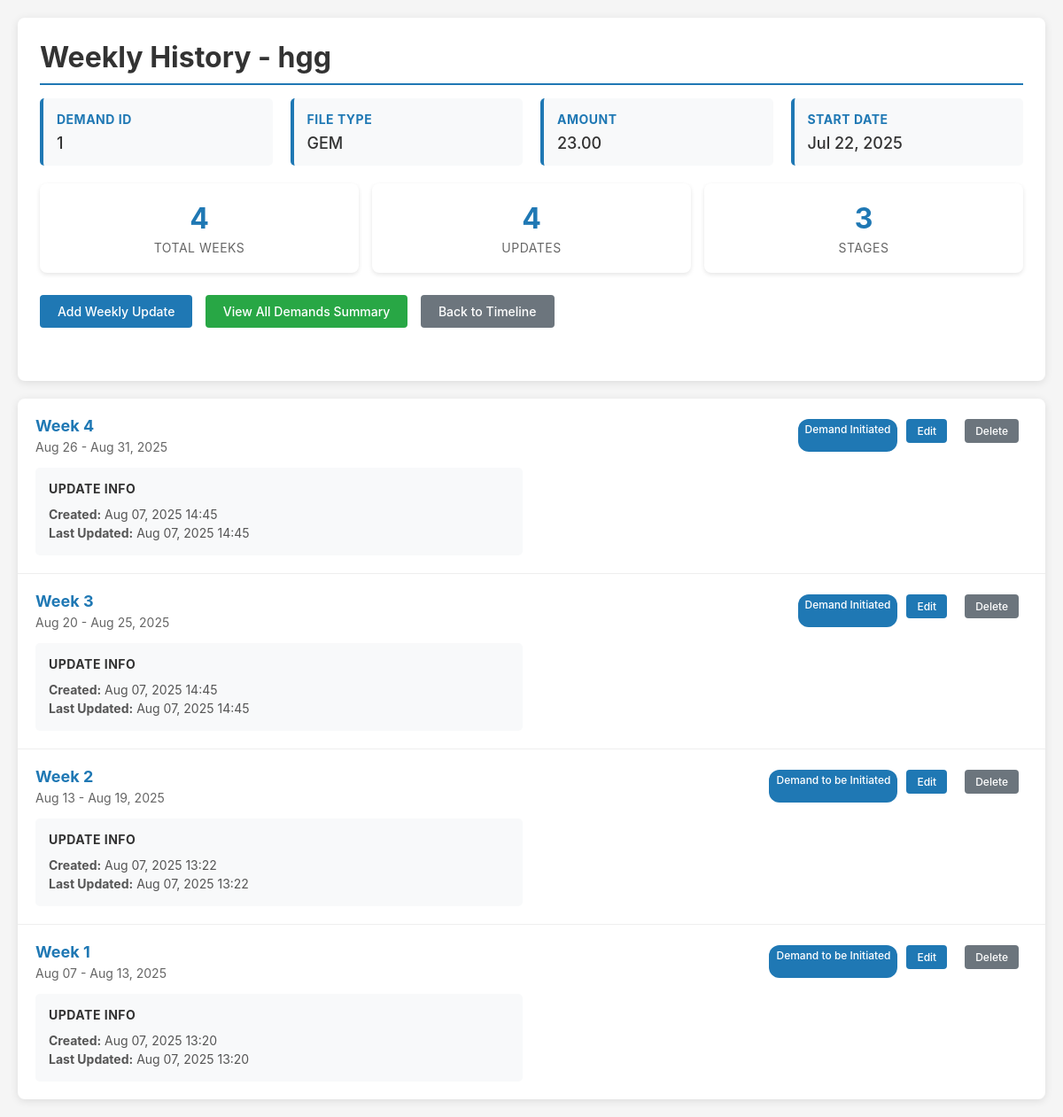
/demand/47/weekly/history/, run on the app's committed database.
### trackerapp/models.py (models this page shows, shortened)
class Demand(models.Model):
    name = models.CharField(max_length=200)
    created_at = models.DateTimeField(auto_now_add=True)
    demand_ID = models.CharField(max_length=100, null=True, blank=True)
    file_type = models.CharField(max_length=100, null=True, blank=True)
    file_subtype = models.CharField(max_length=100, null=True, blank=True)
    file_detail = models.CharField(max_length=100, null=True, blank=True)
    demand_amount = models.DecimalField(max_digits=15, decimal_places=2, null=True, blank=True)
    io_name = models.CharField(max_length=200, null=True, blank=True)
    start_date = models.DateField(null=True, blank=True)
    duration_months = models.IntegerField(null=True, blank=True)
    weekly_start_date = models.DateField(null=True, blank=True)
    weekly_end_date = models.DateField(null=True, blank=True)
    selected_stages = models.JSONField(default=list, blank=True)  # Store list of selected stage names

class WeeklyUpdate(models.Model):
    demand = models.ForeignKey(Demand, on_delete=models.CASCADE, related_name='weekly_updates')
    week_number = models.IntegerField()
    week_start_date = models.DateField()
    week_end_date = models.DateField()
    current_stage = models.CharField(max_length=50, choices=Stage.choices, null=True, blank=True)
    progress_percentage = models.IntegerField(default=0)
    challenges = models.TextField(blank=True, null=True)
    achievements = models.TextField(blank=True, null=True)
    next_week_plan = models.TextField(blank=True, null=True)
    created_at = models.DateTimeField(auto_now_add=True)
    updated_at = models.DateTimeField(auto_now=True)
    class Meta:
        unique_together = ('demand', 'week_number')
        ordering = ['-week_number']

### trackerapp/views.py (the view)
# urls.py: path('demand/<int:demand_id>/weekly/history/', views.weekly_history, name='weekly_history'),
def weekly_history(request, demand_id):
    demand = get_object_or_404(Demand, id=demand_id)
    weekly_updates = WeeklyUpdate.objects.filter(demand=demand).order_by('-week_number')
    total_weeks = weekly_updates.count()
    stage_progression = []
    for update in weekly_updates.order_by('week_number'):
        if update.current_stage:
            stage_progression.append({
                'week': update.week_number,
                'stage': update.current_stage,
                'date': update.week_start_date
            })
    return render(request, 'trackerapp/weekly_history.html', {
        'demand': demand,
        'weekly_updates': weekly_updates,
        'total_weeks': total_weeks,
        'stage_progression': stage_progression
    })

### trackerapp/templates/trackerapp/weekly_history.html (shortened to what this page needs)
<!DOCTYPE html>
<html lang="en">
<head>
</head>
<body>
    <div class="container">
        <div class="header">
            <h1>Weekly History - {{ demand.name }}</h1>
            <div class="demand-info">
                <div class="info-card">
                    <h4>Demand ID</h4>
                    <p>{{ demand.demand_ID|default:"Not specified" }}</p>
                </div>
                <div class="info-card">
                    <h4>File Type</h4>
                    <p>{{ demand.file_type|default:"Not specified" }}</p>
                </div>
                <div class="info-card">
                    <h4>Amount</h4>
                    <p>{{ demand.demand_amount|default:"Not specified" }}</p>
                </div>
                <div class="info-card">
                    <h4>Start Date</h4>
                    <p>{{ demand.start_date|date:"M d, Y"|default:"Not specified" }}</p>
                </div>
            </div>
            <div class="summary-stats">
                <div class="stat-card">
                    <div class="stat-number">{{ total_weeks }}</div>
                    <div class="stat-label">Total Weeks</div>
                </div>
                <div class="stat-card">
                    <div class="stat-number">{{ weekly_updates.count }}</div>
                    <div class="stat-label">Updates</div>
                </div>
                <div class="stat-card">
                    <div class="stat-number">{{ demand.stages.count }}</div>
                    <div class="stat-label">Stages</div>
                </div>
            </div>
            <div class="actions">
                <a href="{% url 'add_weekly_update' demand_id=demand.id %}" class="btn btn-primary">Add Weekly
                    Update</a>
                <a href="{% url 'weekly_summary' %}" class="btn btn-success">View All Demands Summary</a>
                <a href="{% url 'demand_list' %}" class="btn btn-secondary">Back to Timeline</a>
            </div>
        </div>
        <div class="weekly-updates">
            {% if weekly_updates %}
            {% for update in weekly_updates %}
            <div class="update-card">
                <div class="update-header">
                    <div class="week-info">
                        <div class="week-number">Week {{ update.week_number }}</div>
                        <div class="week-dates">{{ update.week_start_date|date:"M d" }} - {{ update.week_end_date|date:"M d, Y" }}</div>
                    </div>
                    <div class="update-actions">
                        {% if update.current_stage %}
                        <span class="stage-badge">{{ update.get_current_stage_display }}</span>
                        {% endif %}
                        <a href="{% url 'edit_weekly_update' update_id=update.id %}"
                            class="btn btn-primary btn-small">Edit</a>
                        <a href="javascript:void(0)" class="btn btn-secondary btn-small"
                            onclick="deleteWeeklyUpdate({{ update.id }}, '{{ demand.id }}')">Delete</a>
                    </div>
                </div>
                <div class="update-content">
                    <div class="content-section">
                        <h4>Update Info</h4>
                        <p><strong>Created:</strong> {{ update.created_at|date:"M d, Y H:i" }}</p>
                        {% if update.updated_at != update.created_at %}
                        <p><strong>Last Updated:</strong> {{ update.updated_at|date:"M d, Y H:i" }}</p>
                        {% endif %}
                    </div>
                </div>
            </div>
            {% endfor %}
            {% else %}
            <div class="no-updates">
                <h3>No Weekly Updates Yet</h3>
                <p>Start tracking progress by adding your first weekly update.</p>
                <a href="{% url 'add_weekly_update' demand_id=demand.id %}" class="btn btn-primary">Add First Update</a>
            </div>
            {% endif %}
        </div>
    </div>
</body>
</html>

### trackerapp/templates/trackerapp/weekly_history.html (style rules this page uses)
body { font-family: -apple-system, BlinkMacSystemFont, "Segoe UI", Roboto, sans-serif; margin: 0; padding: 20px; background-color: #f5f5f5; color: #333; }
.container { max-width: 1200px; margin: 0 auto; }
.header { background-color: white; padding: 25px; border-radius: 8px; box-shadow: 0 2px 10px rgba(0, 0, 0, 0.1); margin-bottom: 20px; }
h1 { color: #333; margin: 0 0 15px 0; border-bottom: 2px solid #1f78b4; padding-bottom: 10px; }
.demand-info { display: grid; grid-template-columns: repeat(auto-fit, minmax(200px, 1fr)); gap: 20px; margin-bottom: 20px; }
.info-card { background-color: #f8f9fa; padding: 15px; border-radius: 5px; border-left: 4px solid #1f78b4; }
.info-card h4 { margin: 0 0 8px 0; color: #1f78b4; font-size: 14px; text-transform: uppercase; letter-spacing: 0.5px; }
.info-card p { margin: 0; font-size: 18px; font-weight: 500; }
.summary-stats { display: grid; grid-template-columns: repeat(auto-fit, minmax(150px, 1fr)); gap: 15px; margin-bottom: 25px; }
.stat-card { background-color: white; padding: 20px; border-radius: 8px; text-align: center; box-shadow: 0 2px 5px rgba(0, 0, 0, 0.1); }
.stat-number { font-size: 32px; font-weight: bold; color: #1f78b4; margin-bottom: 5px; }
.stat-label { color: #666; font-size: 14px; text-transform: uppercase; letter-spacing: 0.5px; }
.actions { margin-bottom: 25px; }
.btn { display: inline-block; padding: 10px 20px; font-size: 14px; font-weight: 500; text-decoration: none; border-radius: 4px; border: none; cursor: pointer; margin-right: 10px; margin-bottom: 10px; }
.btn-primary { background-color: #1f78b4; color: white; }
.btn-secondary { background-color: #6c757d; color: white; }
.btn-success { background-color: #28a745; color: white; }
.weekly-updates { background-color: white; border-radius: 8px; box-shadow: 0 2px 10px rgba(0, 0, 0, 0.1); overflow: hidden; }
.update-card { border-bottom: 1px solid #eee; padding: 20px; }
.update-card:last-child { border-bottom: none; }
.update-header { display: flex; justify-content: between; align-items: center; margin-bottom: 15px; }
.week-info { flex: 1; }
.week-number { font-size: 18px; font-weight: bold; color: #1f78b4; margin-bottom: 5px; }
.week-dates { color: #666; font-size: 14px; }
.update-actions { display: flex; gap: 10px; }
.btn-small { padding: 6px 12px; font-size: 12px; }
.update-content { display: grid; grid-template-columns: 1fr 1fr; gap: 20px; margin-top: 15px; }
.content-section { background-color: #f8f9fa; padding: 15px; border-radius: 5px; }
.content-section h4 { margin: 0 0 10px 0; color: #333; font-size: 14px; text-transform: uppercase; letter-spacing: 0.5px; }
.content-section p { margin: 0; font-size: 14px; line-height: 1.5; color: #555; }
.stage-badge { display: inline-block; background-color: #1f78b4; color: white; padding: 4px 8px; border-radius: 12px; font-size: 12px; font-weight: 500; }

### data on the page
Demand: name "hgg", demand_ID "1", file_type "GEM", demand_amount "23.00", start_date "Jul 22, 2025", stages.count "3"
WeeklyUpdate: week_number "4", week_start_date "Aug 26", week_end_date "Aug 31, 2025", current_stage "Demand Initiated", created_at "Aug 07, 2025 14:45", updated_at "Aug 07, 2025 14:45"
WeeklyUpdate: week_number "3", week_start_date "Aug 20", week_end_date "Aug 25, 2025", current_stage "Demand Initiated", created_at "Aug 07, 2025 14:45", updated_at "Aug 07, 2025 14:45"
WeeklyUpdate: week_number "2", week_start_date "Aug 13", week_end_date "Aug 19, 2025", current_stage "Demand to be Initiated", created_at "Aug 07, 2025 13:22", updated_at "Aug 07, 2025 13:22"
WeeklyUpdate: week_number "1", week_start_date "Aug 07", week_end_date "Aug 13, 2025", current_stage "Demand to be Initiated", created_at "Aug 07, 2025 13:20", updated_at "Aug 07, 2025 13:20"

### other printed values
{{ total_weeks }} "4"
{{ weekly_updates.count }} "4"
